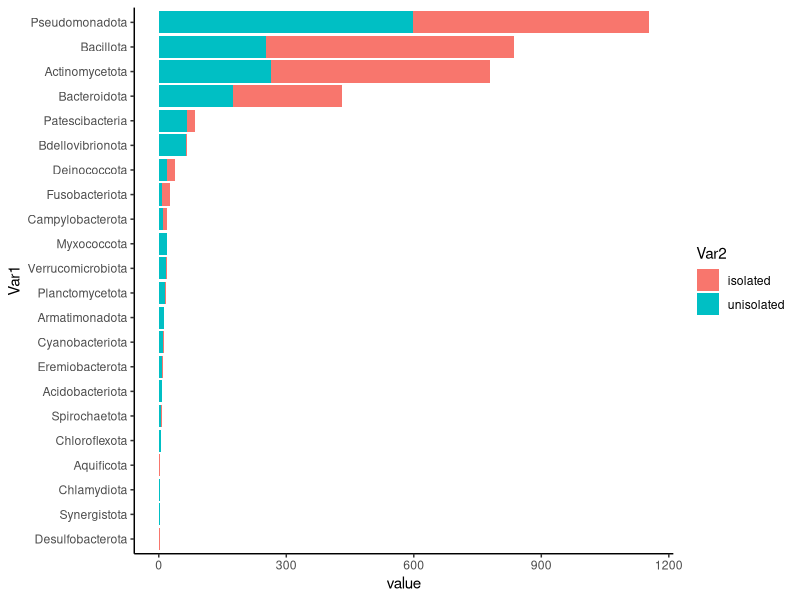

Reproduce this figure in R.
data1 = read.csv("tree_ann.txt",sep = "\t",check.names = F,
                   stringsAsFactors = F,header = T)
name = unique(data1$classification)
data2 = matrix(rep(0,length(name)*3),ncol = 3)
colnames(data2) = c("name","isolated","unisolated")
data2[,1] = name
for(i in 1:length(name)){
  a = data1[data1$classification==name[i],]
  data2[i,2] = sum(a$ncbi_genome_category!="unclassified")
  data2[i,3] = sum(a$ncbi_genome_category=="unclassified")
}

library(reshape2)
row.names(data2) = name
data2 = data.frame(data2,check.names = F,stringsAsFactors = F)
data2$sum = as.double(data2[,2])+as.double(data2[,3])
data2 = data2[order(data2$sum,decreasing = T),]
name = data2[,1]
data2 = data2[,-4]
data2 = data2[,-1]
data2 = melt(as.matrix(data2))
data2 = data.frame(data2,check.names = F,stringsAsFactors = F)
data2$value = as.double(as.character(data2$value))
data2$Var1 = factor(data2$Var1,levels = rev(name))
library(ggplot2)
ggplot(data = data2, mapping = aes(x = Var1, y = value, fill = Var2)) + 
  geom_bar(stat = 'identity')+ coord_flip()+theme_classic()

Classified = data1[data1$fastani_reference!="N/A",]
unclassified = data1[data1$fastani_reference=="N/A",]
